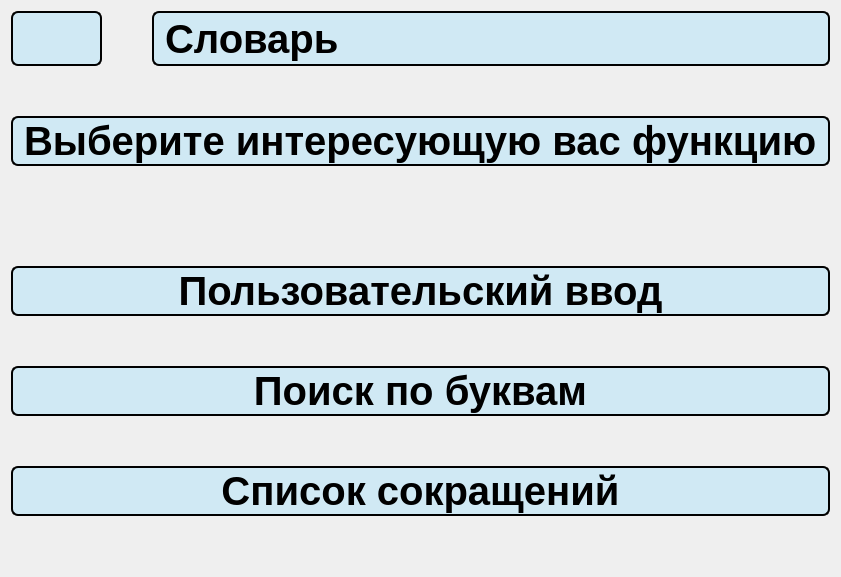
      <widget class="QWidget" name="dictionary">
       <layout class="QVBoxLayout" name="verticalLayout_27">
        <item>
         <layout class="QVBoxLayout" name="verticalLayout_23">
          <item>
           <layout class="QVBoxLayout" name="verticalLayout_26" stretch="1,15">
            <property name="spacing">
             <number>50</number>
            </property>
            <item>
             <layout class="QHBoxLayout" name="horizontalLayout_12" stretch="2,21">
              <item>
               <widget class="QPushButton" name="back_2">
                <property name="sizePolicy">
                 <sizepolicy hsizetype="Expanding" vsizetype="Expanding">
                  <horstretch>0</horstretch>
                  <verstretch>0</verstretch>
                 </sizepolicy>
                </property>
                <property name="font">
                 <font>
                  <family>Comfortaa</family>
                  <pointsize>28</pointsize>
                  <bold>false</bold>
                 </font>
                </property>
                <property name="styleSheet">
                 <string notr="true">QPushButton {
                color: black;
                background-color: rgb(208, 233, 244);
                border: 2px solid black;
                border-radius: 7px;

            }
            QPushButton:hover {
                background-color: #d0dff4;
            } 
			QPushButton:pressed {
            	background-color: #1f6391;
        }</string>
                </property>
                <property name="text">
                 <string/>
                </property>
                <property name="icon">
                 <iconset>
                  <normaloff>:/icon/icons/back.svg</normaloff>:/icon/icons/back.svg</iconset>
                </property>
               </widget>
              </item>
              <item>
               <widget class="QLabel" name="label_3">
                <property name="sizePolicy">
                 <sizepolicy hsizetype="Expanding" vsizetype="Expanding">
                  <horstretch>0</horstretch>
                  <verstretch>0</verstretch>
                 </sizepolicy>
                </property>
                <property name="styleSheet">
                 <string notr="true">color: black;
font-weight: bold;
font-size: 40px;
border: 2px solid black;
border-radius: 7px;
qproperty-alignment: 'AlignCenter';
background-color: rgb(208, 233, 244);
</string>
                </property>
                <property name="text">
                 <string>Словарь</string>
                </property>
               </widget>
              </item>
             </layout>
            </item>
            <item>
             <layout class="QVBoxLayout" name="verticalLayout_25" stretch="1,7">
              <item>
               <widget class="QLabel" name="label_21">
                <property name="sizePolicy">
                 <sizepolicy hsizetype="Expanding" vsizetype="Expanding">
                  <horstretch>0</horstretch>
                  <verstretch>0</verstretch>
                 </sizepolicy>
                </property>
                <property name="styleSheet">
                 <string notr="true">color: black;
font-weight: bold;
font-size: 40px;
border: 2px solid black;
border-radius: 7px;
qproperty-alignment: 'AlignCenter';
background-color: rgb(208, 233, 244);
</string>
                </property>
                <property name="text">
                 <string>Выберите интересующую вас функцию</string>
                </property>
               </widget>
              </item>
              <item>
               <layout class="QVBoxLayout" name="verticalLayout_24" stretch="1,1,1">
                <property name="topMargin">
                 <number>50</number>
                </property>
                <property name="bottomMargin">
                 <number>50</number>
                </property>
                <item>
                 <widget class="QPushButton" name="btn_user_search">
                  <property name="sizePolicy">
                   <sizepolicy hsizetype="Expanding" vsizetype="Expanding">
                    <horstretch>0</horstretch>
                    <verstretch>0</verstretch>
                   </sizepolicy>
                  </property>
                  <property name="styleSheet">
                   <string notr="true">QPushButton {
                color: black;
                font-weight: bold;
                font-size:40px;
                background-color: rgb(208, 233, 244);
                border: 2px solid black;
                border-radius: 7px;

            }
            QPushButton:hover {
                background-color: #d0dff4;
            } 
			QPushButton:pressed {
            	background-color: #1f6391;
        }</string>
                  </property>
                  <property name="text">
                   <string>Пользовательский ввод</string>
                  </property>
                 </widget>
                </item>
                <item>
                 <widget class="QPushButton" name="btn_po_bukvam">
                  <property name="sizePolicy">
                   <sizepolicy hsizetype="Expanding" vsizetype="Expanding">
                    <horstretch>0</horstretch>
                    <verstretch>0</verstretch>
                   </sizepolicy>
                  </property>
                  <property name="styleSheet">
                   <string notr="true">QPushButton {
                color: black;
                font-weight: bold;
                font-size:40px;
                background-color: rgb(208, 233, 244);
                border: 2px solid black;
                border-radius: 7px;

            }
            QPushButton:hover {
                background-color: #d0dff4;
            } 
			QPushButton:pressed {
            	background-color: #1f6391;
        }</string>
                  </property>
                  <property name="text">
                   <string>Поиск по буквам</string>
                  </property>
                 </widget>
                </item>
                <item>
                 <widget class="QPushButton" name="btn_sokr_list">
                  <property name="sizePolicy">
                   <sizepolicy hsizetype="Expanding" vsizetype="Expanding">
                    <horstretch>0</horstretch>
                    <verstretch>0</verstretch>
                   </sizepolicy>
                  </property>
                  <property name="styleSheet">
                   <string notr="true">QPushButton {
                color: black;
                font-weight: bold;
                font-size:40px;
                background-color: rgb(208, 233, 244);
                border: 2px solid black;
                border-radius: 7px;

            }
            QPushButton:hover {
                background-color: #d0dff4;
            } 
			QPushButton:pressed {
            	background-color: #1f6391;
        }</string>
                  </property>
                  <property name="text">
                   <string>Список сокращений</string>
                  </property>
                 </widget>
                </item>
               </layout>
              </item>
             </layout>
            </item>
           </layout>
          </item>
         </layout>
        </item>
       </layout>
      </widget>
